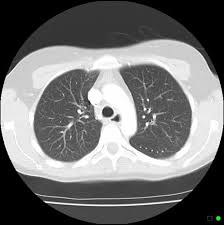
#> input picture Task1/DataSplit/test/normal/train_n6 (2) - Copy.jpg, 224 x 225 px; its folder holds only this picture in this run
$ python -i common.py   (imports and definitions only)
#> lines starting #> are read from the running program, lines starting #| are printed output that depends on the picture; after the words box and inside, x2 and y2 are one past the last pixel; in counts of white or black regions, pixels touching at a corner belong together
import argparse
import csv
import random
import sys
import time
from pathlib import Path

import matplotlib

# [1 line not run here, left out]
import matplotlib.pyplot as plt
import numpy as np
from scipy import ndimage as ndi
from skimage import color, img_as_float, io, measure, morphology
from skimage.filters import threshold_isodata

TRADITIONAL_DIR = Path(__file__).resolve().parent
DATASETS_DIR = TRADITIONAL_DIR.parent / "Datasets"
REFERENCE_DIRNAME = "ReferenceMasks"
MANUAL_REFERENCE_DATASETS = ["COVID19_CT_Seg"]
CT_DATASETS = MANUAL_REFERENCE_DATASETS + ["Chest_CT", "IQ-OTH_NCCD"]
IMAGE_EXTS = {".png", ".jpg", ".jpeg"}

MIN_LUNG_FRACTION = 0.01
CLOSING_RADIUS_FRACTION = 0.02
BODY_CLOSING_RADIUS_FRACTION = 0.01
N_OVERLAYS = 16
RANDOM_STATE = 42


# [5 lines left out: function load_gray, not called in this run]


def largest_component(mask):
    labels = measure.label(mask)
    if labels.max() == 0:
        return mask
    sizes = np.bincount(labels.ravel())
    sizes[0] = 0
    return labels == sizes.argmax()


def disk_radius(img, fraction):
    return max(1, round(fraction * min(img.shape)))


def body_mask(img):
    body_threshold = threshold_isodata(img)
#> body_threshold = 136
    bright = img > body_threshold
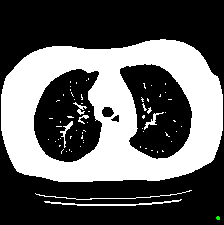
#> bright: shape (225, 224, 3) bool; mean R, G, B 0.374, 0.375, 0.374
    footprint = morphology.disk(disk_radius(img, BODY_CLOSING_RADIUS_FRACTION))
#> footprint = [[0, 1, 0], [1, 1, 1], [0, 1, 0]]
    body = ndi.binary_fill_holes(morphology.closing(largest_component(bright), footprint))
#> in largest_component, `labels = measure.label(mask)`:
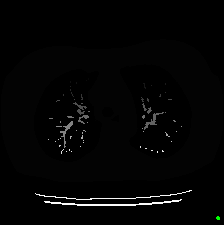
#> labels: shape (225, 224, 3) int32; mean R, G, B 1.2, 1.2, 1.2; drawn with min black and max white
#> in largest_component, `sizes = np.bincount(labels.ravel())`: sizes = 68 values, max 94601 at index 0, min 3 at index 3, mean 2223.5
#> in largest_component, `return labels == sizes.argmax()`:
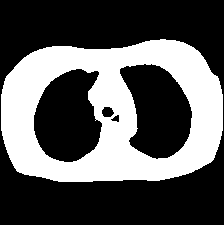
#> returned value: shape (225, 224, 3) bool; 35.7% white; 1 white region, box (x1, y1, x2, y2) and area: (1, 39, 223, 182) 17977
    return body, bright, body_threshold


# [21 lines left out: functions close_and_fill, clean_lungs, not called in this run]


def dice(a, b):
    total = a.sum() + b.sum()
    return 1.0 if total == 0 else 2.0 * (a & b).sum() / total


def reference_mask(dataset, rel):
    return io.imread((DATASETS_DIR / dataset / REFERENCE_DIRNAME / rel).with_suffix(".png")) > 0


# [29 lines left out: functions score, print_summary, not called in this run]


def list_images(dataset):
    split_dir = DATASETS_DIR / dataset / "DataSplit"
    return sorted(p for p in split_dir.rglob("*") if p.suffix.lower() in IMAGE_EXTS), split_dir


# [53 lines left out: functions save_overlays, save_steps, find_reference, collect_images, not called in this run]


def open_windows():
    plt.switch_backend("TkAgg")


# [105 lines left out: functions save_side_by_side, view_images, run_dataset, main, run, not called in this run]

>>> import cv2
>>> picture = cv2.cvtColor(cv2.imread('../Task1/DataSplit/test/normal/train_n6 (2) - Copy.jpg'), cv2.COLOR_BGR2RGB)
#> (the run stopped early here; a loop or call above may not have finished)
